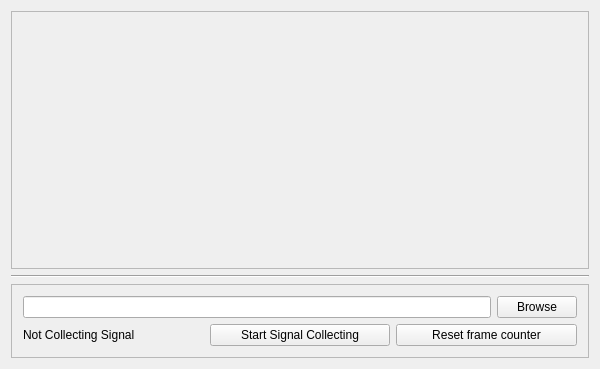
<?xml version="1.0" encoding="UTF-8"?>
<ui version="4.0">
 <class>LabJackU3ControlUIClass</class>
 <widget class="QWidget" name="LabJackU3ControlUIClass">
  <property name="geometry">
   <rect>
    <x>0</x>
    <y>0</y>
    <width>600</width>
    <height>369</height>
   </rect>
  </property>
  <property name="windowTitle">
   <string>LabJackU3ControlUI</string>
  </property>
  <layout class="QVBoxLayout" name="verticalLayout">
   <item>
    <widget class="QScrollArea" name="scrollArea">
     <property name="widgetResizable">
      <bool>true</bool>
     </property>
     <widget class="QWidget" name="scrollAreaWidgetContents">
      <property name="geometry">
       <rect>
        <x>0</x>
        <y>0</y>
        <width>580</width>
        <height>258</height>
       </rect>
      </property>
     </widget>
    </widget>
   </item>
   <item>
    <widget class="Line" name="line">
     <property name="orientation">
      <enum>Qt::Horizontal</enum>
     </property>
    </widget>
   </item>
   <item>
    <widget class="QFrame" name="frame">
     <property name="frameShape">
      <enum>QFrame::StyledPanel</enum>
     </property>
     <property name="frameShadow">
      <enum>QFrame::Raised</enum>
     </property>
     <layout class="QVBoxLayout" name="verticalLayout_2">
      <item>
       <layout class="QHBoxLayout" name="horizontalLayout_2">
        <item>
         <widget class="QLineEdit" name="lineEdit_storePath">
          <property name="readOnly">
           <bool>true</bool>
          </property>
         </widget>
        </item>
        <item>
         <widget class="QPushButton" name="pushButton_storePath">
          <property name="text">
           <string>Browse</string>
          </property>
         </widget>
        </item>
       </layout>
      </item>
      <item>
       <layout class="QHBoxLayout" name="horizontalLayout">
        <item>
         <widget class="QLabel" name="label_collect">
          <property name="text">
           <string>Not Collecting Signal</string>
          </property>
         </widget>
        </item>
        <item>
         <widget class="QPushButton" name="pushButton_collect">
          <property name="text">
           <string>Start Signal Collecting</string>
          </property>
         </widget>
        </item>
        <item>
         <widget class="QPushButton" name="pushButton_reset">
          <property name="text">
           <string>Reset frame counter</string>
          </property>
         </widget>
        </item>
       </layout>
      </item>
     </layout>
    </widget>
   </item>
  </layout>
 </widget>
 <layoutdefault spacing="6" margin="11"/>
 <resources/>
 <connections/>
</ui>
